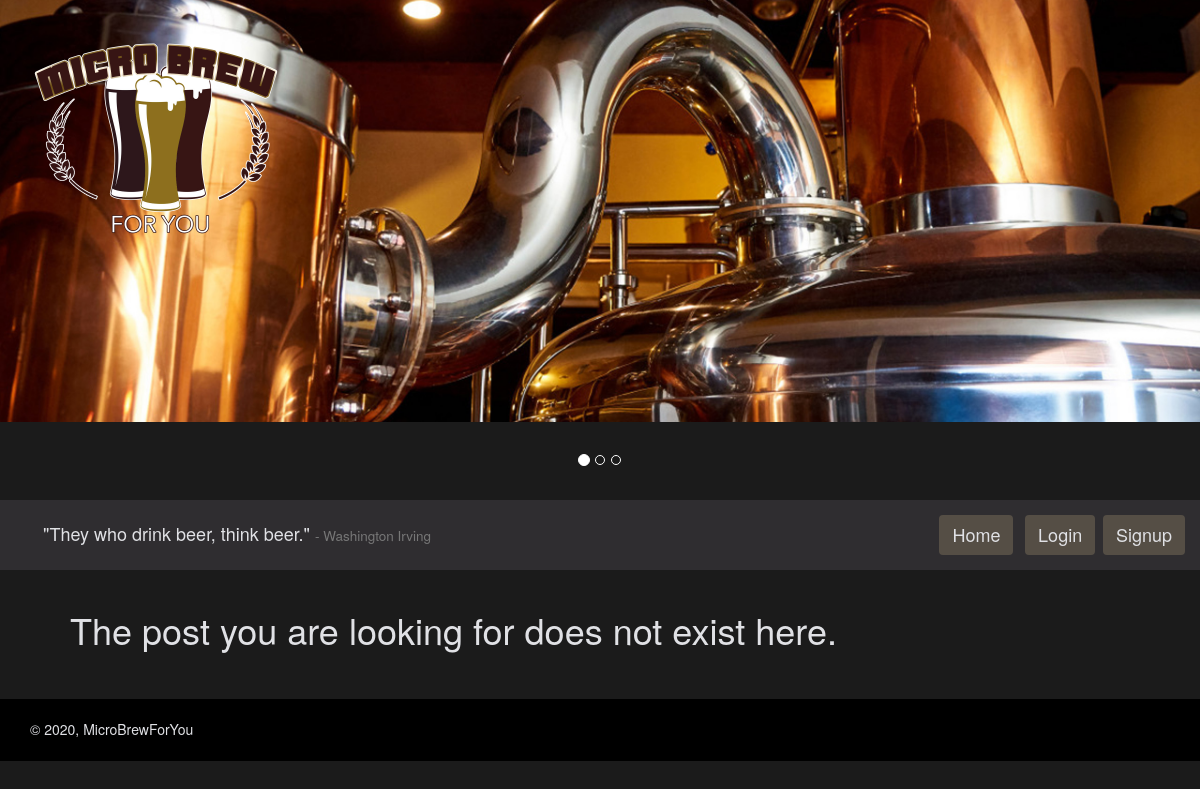
The app's page /post/33/, older data.
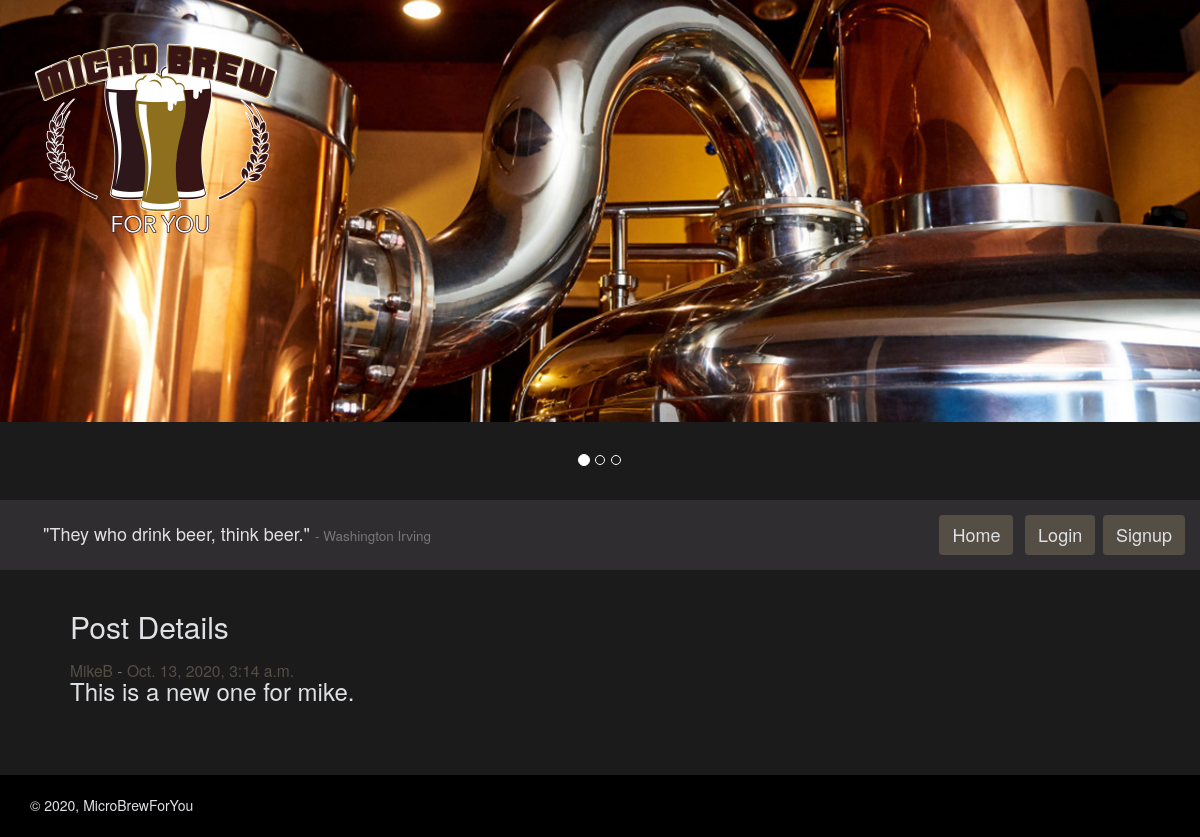
The same page, newer data.
### microbrewforyou_app/models.py (models this page shows, shortened)
class Posts(models.Model):
    author = models.ForeignKey(
        CustomUser, on_delete=models.CASCADE, related_name='author')
    body = models.TextField(max_length=280)
    postTime = models.DateTimeField(default=timezone.now)
    lastUpdated = models.DateField(auto_now=True)

class CustomUser(AbstractUser):
    bio = models.CharField(max_length=280, default='')
    user_image = models.ImageField(
        upload_to='CustomUser/', null=False, blank=False)
    users_following = models.ManyToManyField(
        "self", symmetrical=False, related_name='CustomUser')
    fav_breweries = models.ManyToManyField(
        "Breweries", symmetrical=False,
        related_name='fav_breweries', blank=True)
    fav_brewtypes = models.ManyToManyField(
        "BrewTypes", symmetrical=False,
        related_name='fav_brewtypes', blank=True)
    address = models.CharField(max_length=280)
    city = models.CharField(max_length=50)
    state = models.CharField(max_length=50)
    user_since = models.DateTimeField(default=timezone.now)
    REQUIRED_FIELDS = ['first_name', 'bio', 'address', 'city', 'state']
    def __str__(self):
        return self.username

### microbrewforyou_app/views.py (the view)
# urls.py: path('post/<int:post_id>/', post_detail_view, name="postview"),
def post_detail_view(request, post_id):
    my_post = Posts.objects.filter(id=post_id).first()
    return render(
        request, "post_detail.html",
        {"post": my_post}
    )

### templates/post_detail.html (shortened to what this page needs)
{% extends 'base.html' %} {% block content %}
<br />
{% if not post %}
<h1>The post you are looking for does not exist here.</h1>
{% else %}
<h2>Post Details</h2>
<h3>
  <span class="small"
    ><a class="custom_link" href="/user/{{ post.author.id }}/"
      >{{ post.author}}</a
    >
    -
    <a class="custom_link" href="/post/{{ post.id }}/"
      >{{post.postTime}}</a
    ></span
  ><br />
  {{ post.body }}
</h3>
<br />
 {% endif %} <br /><br />{% endblock %}

Row changes from the older to the newer data that the page shows:
added Posts: author "MikeB", postTime "Oct. 13, 2020, 3:14 a.m.", body "This is a new one for mike."
Text that changed along with them:
text no longer shown: "The post you are looking for does not exist here."
text now shown: "Post Details -"
